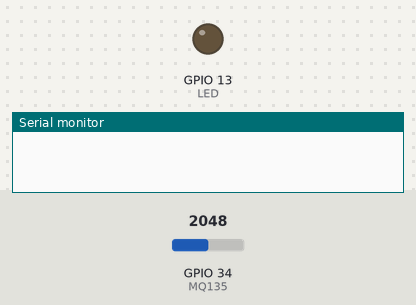
A sketch run on a simulated ESP32. Parts: output pins drawn as LEDs (lit = HIGH), the last lines printed to the serial monitor. The inputs (shaded band) are chosen by the test bench; at power-on: GPIO 34 (MQ135) = 2048. WiFi joins after 1.5 s; servers stay silent unless stated.

Above: at 0.1 s.
At 3.0 s:
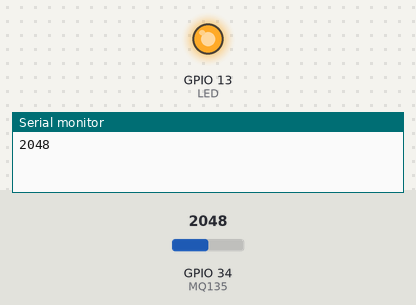
Timing chart, 0 to 4.5 s (numbered marks = the images above):
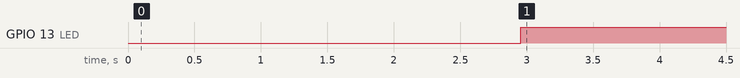

Measured:
- by itself, GPIO 13 (LED): LOW → HIGH at 3.0 s

The sketch:

firebaseMQ135.ino
```cpp
#define BLYNK_TEMPLATE_ID "copy from blynk"
#define BLYNK_DEVICE_NAME "Gas Detection"
#define BLYNK_AUTH_TOKEN "copy from blynk"
//firebase
#define FIREBASE_AUTH "copy from firebase>project settings>service accounts>database secrets"
#define FIREBASE_HOST "database URL"
//firebase
#define BLYNK_PRINT Serial

#include <WiFi.h>
#include <WiFiClient.h>
#include <BlynkSimpleEsp32.h>
#include <FirebaseESP32.h>
BlynkTimer timer;
FirebaseData firebaseData;
FirebaseJson json;

char auth[] =BLYNK_AUTH_TOKEN;


char ssid[] = "";
char pass[] = "";

#define MQ135 34
#define LED 13
int sensorValue = 0;
boolean state = false;

void setup()
{
  pinMode(LED,OUTPUT);
  Serial.begin(115200);
  Blynk.begin(auth, ssid, pass);
  Firebase.begin(FIREBASE_HOST,FIREBASE_AUTH);
  Firebase.reconnectWiFi(true);
  pinMode(MQ135, INPUT);
  timer.setInterval(1000L, sendUptime);
}

void sendUptime()
{
  sensorValue = analogRead(MQ135);
  Blynk.virtualWrite(V1, sensorValue);
  json.set("/PPM",sensorValue);
  Firebase.updateNode(firebaseData,"/Air",json);
  Serial.println(sensorValue);
  if (sensorValue > 1500)
  {
    Blynk.logEvent("notify",String("Gas detektovan"));
    digitalWrite(LED,HIGH);
  }
   else{
    digitalWrite(LED,LOW);
  }
}

void loop()
{
  Blynk.run();
  timer.run();
}
```
